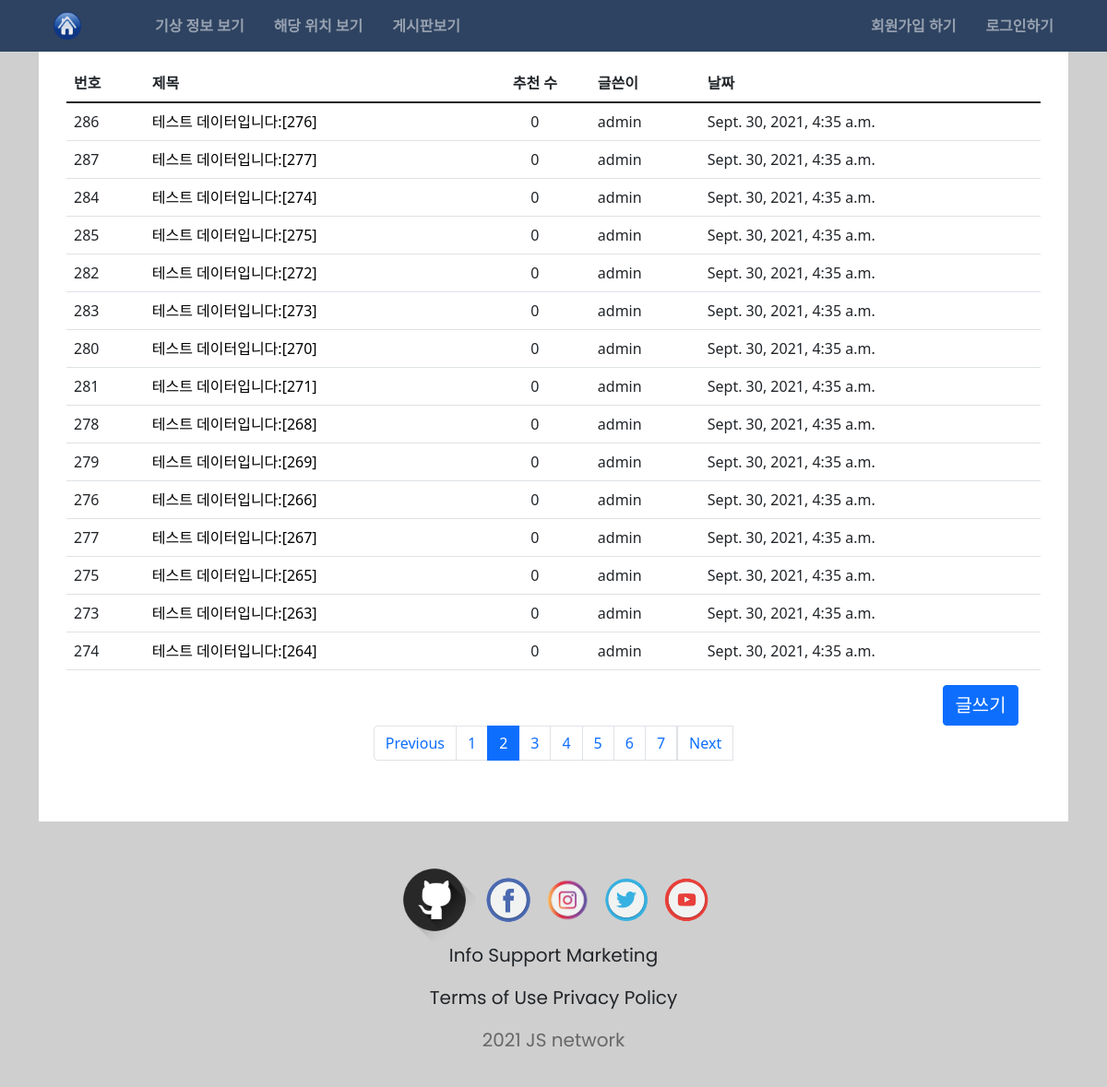
Page /board/?page=2 on the earlier database version.
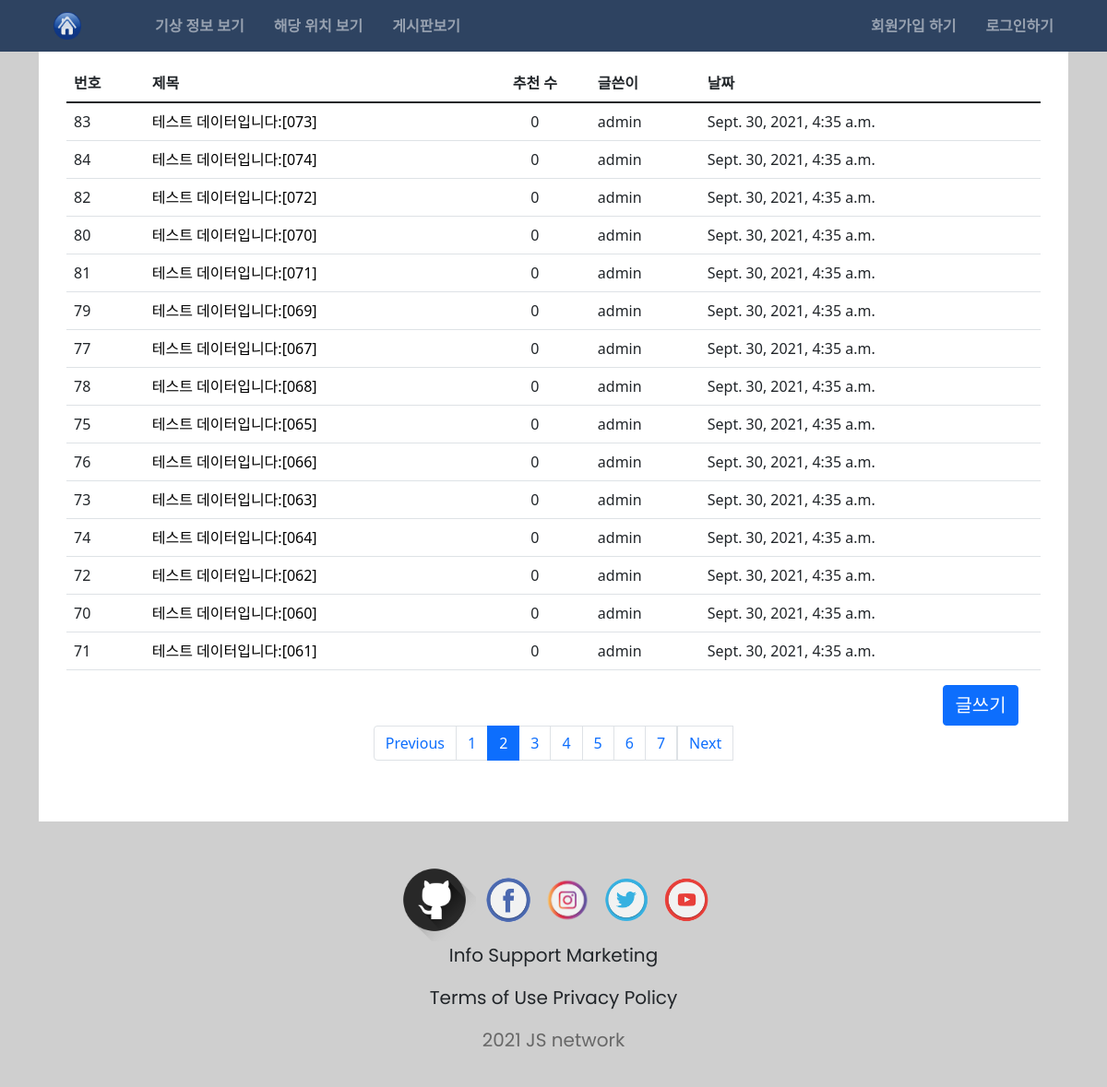
Same page on the later database version.
### board/models.py (models this page shows, shortened)
class Question(models.Model):
  subject = models.CharField(max_length=200)
  content = models.TextField()
  create_date = models.DateTimeField()
  author = models.ForeignKey(User,on_delete=models.CASCADE, related_name='quthor_question')
  modify_date = models.DateTimeField(null=True, blank=True)
  voter = models.ManyToManyField(User,related_name='voter_question')

### board/views/base_views.py (the view)
# urls.py: path('', base_views.index, name='index'),
def index(request):
  question_list = Question.objects.order_by('-create_date')
  page_match_page = request.GET.get('page')
  one_page_dang = Paginator(question_list,15)
  page_obj = one_page_dang.get_page(page_match_page)
  context = {'question_list':page_obj}
  return render(request,'board/index.html',context)

### templates/board/index.html (shortened to what this page needs)
{% extends 'base.html' %}
{% block content %}
  <div class="container">
    <div class="main-wall">
      <table class="table">
        <thead>
          <tr>
            <th>번호</th>
            <th>제목</th>
            <th style="text-align:center;">추천 수</th>
            <th>글쓴이</th>
            <th>날짜</th>
          </tr>
        </thead>
        <tbody>
          {% for question in question_list %}
            <tr>
              <td>{{ question.id }}</td>
              <td>
                <a href="{% url 'board:detail' question.id %}" class="text-decoration-none t-obj">{{ question.subject }}</a>
              </td>
              <td style="text-align:center;"><span class="text-center align-content-center">{{ question.voter.count }}</span></td>
              <td>{{ question.author }}</td>
              <td>{{ question.create_date }}</td>
            </tr>
          {% endfor %}
        </tbody>
      </table>
        <a style="margin-left: 90%; font-size:20px;" href="{% url 'board:question_create' %}" class="btn btn-primary">글쓰기</a>
      <ul class="pagination justify-content-center">
        {% if question_list.has_previous %}
          <li class="page-item">
            <a class="page-link" href="?page={{ question_list.previous_page_number }}">Previous</a>
          </li>
        {% else %}
          <li class="page-item disabled">
            <a class="page-link disabled" href="#">Previous</a>
          </li>
        {% endif %}
        {% for page_number in question_list.paginator.page_range %}
          {% if page_number >= question_list.number|add:-5 and page_number <= question_list.number|add:5 %}
            {% if page_number == question_list.number %}
              <li class="page-item active">
                <a class="page-link" href="?page={{ page_number }}">{{ page_number }}</a>
              </li>
            {% else %}
              <li class="page-item">
                <a class="page-link" href="?page={{ page_number }}">{{ page_number }}</a>
              </li>
            {% endif %}
          {% endif %}
        {% endfor %}
        {% if question_list.has_next %}
          <li>
            <a class="page-link" href="?page={{ question_list.next_page_number }}">Next</a>
          </li>
        {% else %}
          <li>
            <a class="page-link disabled" href="#">Next</a>
          </li>
        {% endif %}
      </ul>
    </div>
  </div>
  <footer>
    {% include 'footer.html' %}
  </footer>
{% endblock content %}

Differences in the rows shown:
removed Question: id "286", subject "테스트 데이터입니다:[276]", voter.count "0", author "admin", create_date "Sept. 30, 2021, 4:35 a.m."
removed Question: id "287", subject "테스트 데이터입니다:[277]", voter.count "0", author "admin", create_date "Sept. 30, 2021, 4:35 a.m."
removed Question: id "284", subject "테스트 데이터입니다:[274]", voter.count "0", author "admin", create_date "Sept. 30, 2021, 4:35 a.m."
removed Question: id "285", subject "테스트 데이터입니다:[275]", voter.count "0", author "admin", create_date "Sept. 30, 2021, 4:35 a.m."
removed Question: id "282", subject "테스트 데이터입니다:[272]", voter.count "0", author "admin", create_date "Sept. 30, 2021, 4:35 a.m."
removed Question: id "283", subject "테스트 데이터입니다:[273]", voter.count "0", author "admin", create_date "Sept. 30, 2021, 4:35 a.m."
removed Question: id "280", subject "테스트 데이터입니다:[270]", voter.count "0", author "admin", create_date "Sept. 30, 2021, 4:35 a.m."
removed Question: id "281", subject "테스트 데이터입니다:[271]", voter.count "0", author "admin", create_date "Sept. 30, 2021, 4:35 a.m."
removed Question: id "278", subject "테스트 데이터입니다:[268]", voter.count "0", author "admin", create_date "Sept. 30, 2021, 4:35 a.m."
removed Question: id "279", subject "테스트 데이터입니다:[269]", voter.count "0", author "admin", create_date "Sept. 30, 2021, 4:35 a.m."
removed Question: id "276", subject "테스트 데이터입니다:[266]", voter.count "0", author "admin", create_date "Sept. 30, 2021, 4:35 a.m."
removed Question: id "277", subject "테스트 데이터입니다:[267]", voter.count "0", author "admin", create_date "Sept. 30, 2021, 4:35 a.m."
removed Question: id "275", subject "테스트 데이터입니다:[265]", voter.count "0", author "admin", create_date "Sept. 30, 2021, 4:35 a.m."
removed Question: id "273", subject "테스트 데이터입니다:[263]", voter.count "0", author "admin", create_date "Sept. 30, 2021, 4:35 a.m."
removed Question: id "274", subject "테스트 데이터입니다:[264]", voter.count "0", author "admin", create_date "Sept. 30, 2021, 4:35 a.m."
now on this page (row unchanged): Question: id "83", subject "테스트 데이터입니다:[073]", voter.count "0", author "admin", create_date "Sept. 30, 2021, 4:35 a.m."
now on this page (row unchanged): Question: id "84", subject "테스트 데이터입니다:[074]", voter.count "0", author "admin", create_date "Sept. 30, 2021, 4:35 a.m."
now on this page (row unchanged): Question: id "82", subject "테스트 데이터입니다:[072]", voter.count "0", author "admin", create_date "Sept. 30, 2021, 4:35 a.m."
now on this page (row unchanged): Question: id "80", subject "테스트 데이터입니다:[070]", voter.count "0", author "admin", create_date "Sept. 30, 2021, 4:35 a.m."
now on this page (row unchanged): Question: id "81", subject "테스트 데이터입니다:[071]", voter.count "0", author "admin", create_date "Sept. 30, 2021, 4:35 a.m."
now on this page (row unchanged): Question: id "79", subject "테스트 데이터입니다:[069]", voter.count "0", author "admin", create_date "Sept. 30, 2021, 4:35 a.m."
now on this page (row unchanged): Question: id "77", subject "테스트 데이터입니다:[067]", voter.count "0", author "admin", create_date "Sept. 30, 2021, 4:35 a.m."
now on this page (row unchanged): Question: id "78", subject "테스트 데이터입니다:[068]", voter.count "0", author "admin", create_date "Sept. 30, 2021, 4:35 a.m."
now on this page (row unchanged): Question: id "75", subject "테스트 데이터입니다:[065]", voter.count "0", author "admin", create_date "Sept. 30, 2021, 4:35 a.m."
now on this page (row unchanged): Question: id "76", subject "테스트 데이터입니다:[066]", voter.count "0", author "admin", create_date "Sept. 30, 2021, 4:35 a.m."
now on this page (row unchanged): Question: id "73", subject "테스트 데이터입니다:[063]", voter.count "0", author "admin", create_date "Sept. 30, 2021, 4:35 a.m."
now on this page (row unchanged): Question: id "74", subject "테스트 데이터입니다:[064]", voter.count "0", author "admin", create_date "Sept. 30, 2021, 4:35 a.m."
now on this page (row unchanged): Question: id "72", subject "테스트 데이터입니다:[062]", voter.count "0", author "admin", create_date "Sept. 30, 2021, 4:35 a.m."
now on this page (row unchanged): Question: id "70", subject "테스트 데이터입니다:[060]", voter.count "0", author "admin", create_date "Sept. 30, 2021, 4:35 a.m."
now on this page (row unchanged): Question: id "71", subject "테스트 데이터입니다:[061]", voter.count "0", author "admin", create_date "Sept. 30, 2021, 4:35 a.m."
